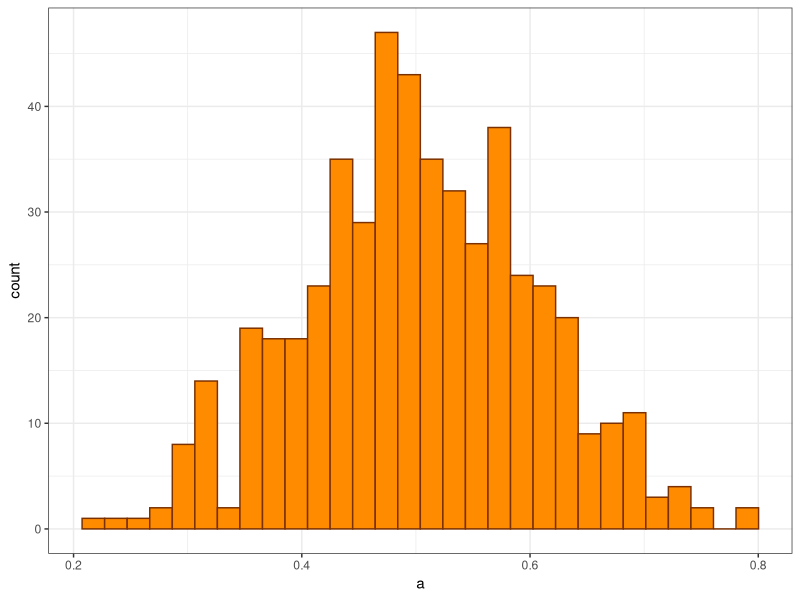
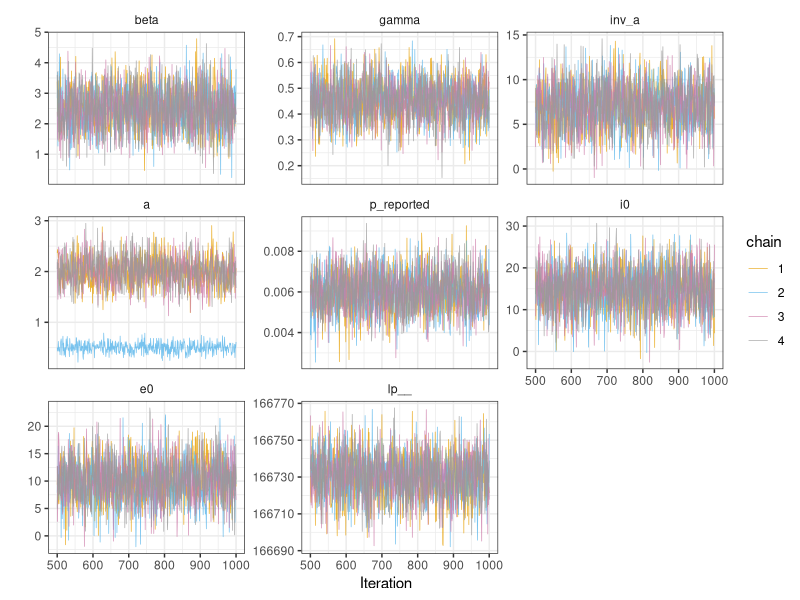
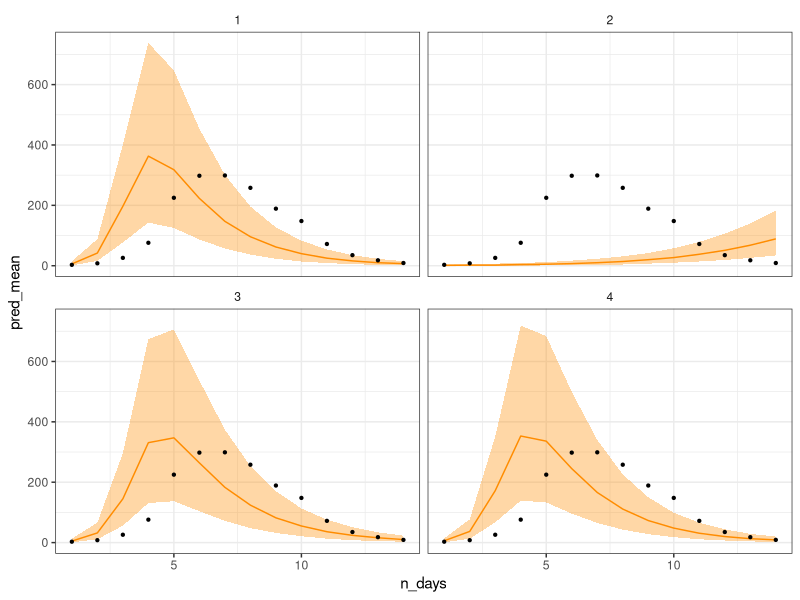
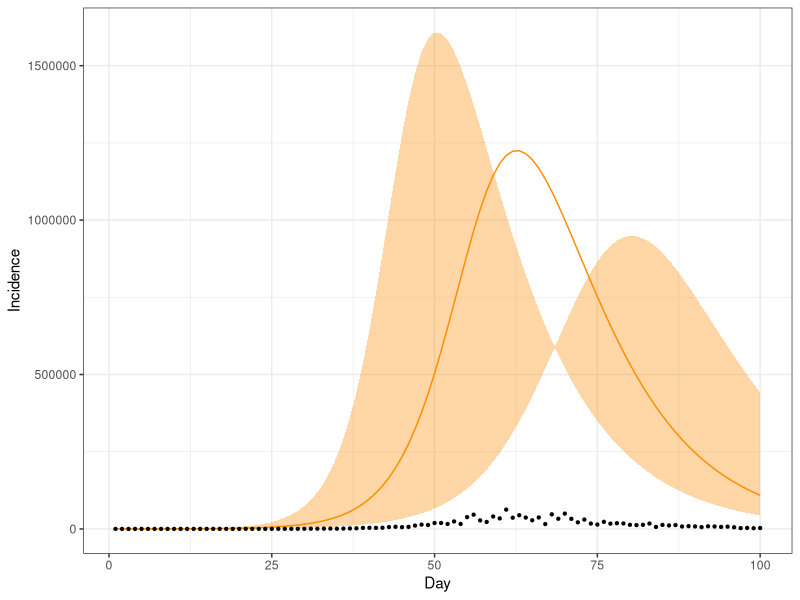

Here is the R script that generated these plots, in order:
# 04_advanced_plots.R
# Generates the remaining plots from the tutorial screenshots:
# - Histogram of parameter 'a' (orange)
# - Advanced traceplot: beta, gamma, inv_a, a, p_reported, i0, e0, lp__
# - Per-chain posterior predictive check (4 facets)
# - Large incidence ribbon plot (~100 days)

library(ggplot2)
library(dplyr)
library(tidyr)

theme_set(theme_bw())
c_posterior  <- "darkorange"
c_dark       <- "#7a3000"

set.seed(0)
n_chains <- 4
n_iter   <- 501  # iterations 500-1000

# ---- Simulate draws for all 8 parameters ----
make_chain <- function(mean, sd, n = n_iter * n_chains) rnorm(n, mean, sd)

iter_seq <- rep(500:1000, times = n_chains)
chain_id <- factor(rep(1:n_chains, each = n_iter))
chain_colors <- c("1"="#E69F00","2"="#56B4E9","3"="#CC79A7","4"="#999999")

trace_full <- data.frame(
  iter       = iter_seq,
  chain      = chain_id,
  beta       = make_chain(2.5, 0.7),
  gamma      = make_chain(0.45, 0.08),
  inv_a      = make_chain(7, 2.5),
  a          = make_chain(2.0, 0.3),
  p_reported = make_chain(0.006, 0.001),
  i0         = make_chain(15, 5),
  e0         = make_chain(10, 4),
  lp__       = make_chain(166730, 12)
)

# Make chain 2's `a` differ (bimodal — as seen in the tutorial)
trace_full$a[trace_full$chain == "2"] <- rnorm(n_iter, 0.5, 0.1)

# ---- Plot 1: Histogram of 'a' (from chain 2 which is filtered) ----
a_chain2 <- trace_full$a[trace_full$chain == "2"]

p_hist_a <- ggplot(data.frame(a = a_chain2), aes(x = a)) +
  geom_histogram(fill = c_posterior, color = c_dark, bins = 30) +
  labs(x = "a", y = "count") +
  theme_bw()
ggsave("d:/research/research/sir_bayesian_tutorial/scripts/histogram_a.png",
       plot = p_hist_a, width = 6, height = 4)

# ---- Plot 2: 8-panel advanced traceplot ----
trace_long <- trace_full %>%
  pivot_longer(cols = c(beta, gamma, inv_a, a, p_reported, i0, e0, lp__),
               names_to = "parameter")

trace_long$parameter <- factor(trace_long$parameter,
  levels = c("beta","gamma","inv_a","a","p_reported","i0","e0","lp__"))

p_trace_adv <- ggplot(trace_long, aes(x = iter, y = value, color = chain)) +
  geom_line(alpha = 0.8, linewidth = 0.25) +
  facet_wrap(~parameter, scales = "free_y", ncol = 3) +
  scale_color_manual(values = chain_colors) +
  labs(x = "Iteration", y = "", color = "chain") +
  theme(strip.background = element_blank(), legend.position = "right")
ggsave("d:/research/research/sir_bayesian_tutorial/scripts/traceplot_advanced.png",
       plot = p_trace_adv, width = 10, height = 7)

# ---- Plot 3: Per-chain posterior predictive check (4 facets) ----
cases_obs <- c(3, 8, 26, 76, 225, 298, 299, 258, 189, 148, 72, 35, 18, 9)
t_obs <- 1:14
N <- 763

sir_ode <- function(beta, gamma, days = 14) {
  dt <- 0.05; steps <- days / dt
  S <- 762; I <- 1; out_I <- numeric(days)
  for (i in 1:(steps)) {
    dS <- -beta*S*I/N; dI <- beta*S*I/N - gamma*I
    S <- S + dS*dt; I <- I + dI*dt
    if (i %% (1/dt) == 0) out_I[i*dt] <- I
  }
  out_I[out_I < 0] <- 0
  return(out_I)
}

# 4 different beta/gamma combos per chain to get different shapes
chain_params <- list(
  list(b=2.5, g=0.45),   # chain 1: good fit
  list(b=0.5, g=0.15),   # chain 2: low - very different
  list(b=2.3, g=0.42),   # chain 3: good fit
  list(b=2.4, g=0.43)    # chain 4: good fit
)

ppc_data <- lapply(1:4, function(ch) {
  p <- chain_params[[ch]]
  med_I <- sir_ode(p$b, p$g)
  phi   <- 4.5
  tibble(
    chain   = as.character(ch),
    t       = t_obs,
    cases   = cases_obs,
    pred_l  = qnbinom(0.05, mu = med_I + 1e-5, size = phi),
    pred_m  = qnbinom(0.50, mu = med_I + 1e-5, size = phi),
    pred_u  = qnbinom(0.95, mu = med_I + 1e-5, size = phi)
  )
}) %>% bind_rows()

p_ppc_chains <- ggplot(ppc_data, aes(x = t)) +
  geom_ribbon(aes(ymin = pred_l, ymax = pred_u), fill = c_posterior, alpha = 0.35) +
  geom_line(aes(y = pred_m), color = c_posterior) +
  geom_point(aes(y = cases), size = 0.8) +
  facet_wrap(~chain, ncol = 2) +
  labs(x = "n_days", y = "pred_mean") +
  theme_bw() + theme(strip.background = element_blank())
ggsave("d:/research/research/sir_bayesian_tutorial/scripts/ppc_by_chain.png",
       plot = p_ppc_chains, width = 8, height = 6)

# ---- Plot 4: Large incidence ribbon (~100 day scale) ----
# Simulate a longer epidemic like Swiss COVID data section
days_long <- 100
sir_long <- function(beta, gamma, I0=50, S0=4e6, N_pop=4e6, days=days_long) {
  dt <- 0.5; steps <- days/dt
  S <- S0; I <- I0; out <- numeric(days)
  for (i in 1:steps) {
    dS <- -beta*S*I/N_pop; dI <- beta*S*I/N_pop - gamma*I
    S <- S + dS*dt; I <- I + dI*dt
    if (i %% (1/dt) == 0) out[i*dt] <- I
  }
  out[out < 0] <- 0; return(out)
}

t_long  <- 1:days_long
med_L   <- sir_long(0.3, 0.1)
lower_L <- sir_long(0.25, 0.1)
upper_L <- sir_long(0.35, 0.09)

# Synthetic daily case observations (noisy)
set.seed(1)
obs_cases <- round(med_L * 0.03 * rnorm(days_long, 1, 0.3))
obs_cases[obs_cases < 0] <- 0

smr_long <- data.frame(t = t_long, X50. = med_L, X5. = lower_L, X95. = upper_L, cases = obs_cases)

p_incidence <- ggplot(smr_long, aes(x = t)) +
  geom_ribbon(aes(ymin = X5., ymax = X95.), fill = c_posterior, alpha = 0.35) +
  geom_line(aes(y = X50.), color = c_posterior) +
  geom_point(aes(y = cases), size = 0.8) +
  labs(x = "Day", y = "Incidence") +
  theme_bw()
ggsave("d:/research/research/sir_bayesian_tutorial/scripts/incidence_large.png",
       plot = p_incidence, width = 8, height = 5)

cat("All 4 advanced plots generated successfully.\n")
